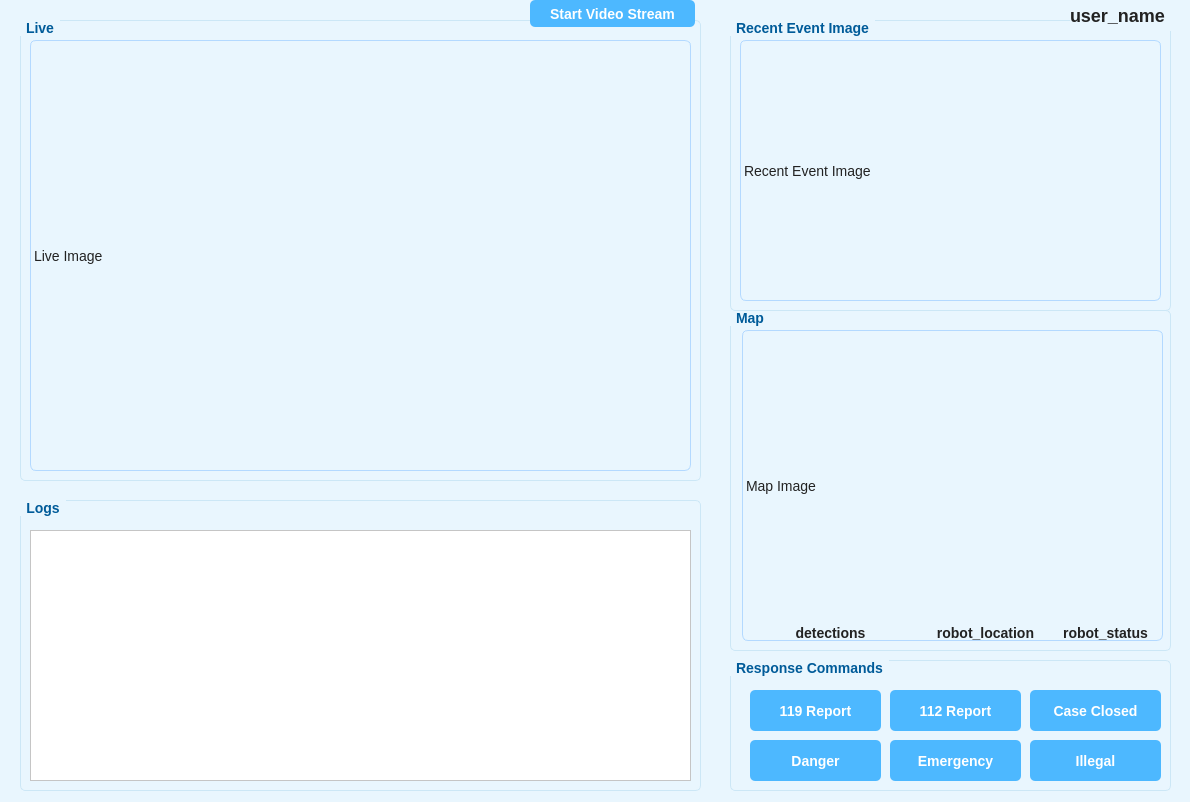
<?xml version="1.0" encoding="UTF-8"?>
<ui version="4.0">
 <class>Form</class>
 <widget class="QWidget" name="Form">
  <property name="windowModality">
   <enum>Qt::NonModal</enum>
  </property>
  <property name="geometry">
   <rect>
    <x>0</x>
    <y>0</y>
    <width>1190</width>
    <height>802</height>
   </rect>
  </property>
  <property name="windowTitle">
   <string>Form</string>
  </property>
  <property name="styleSheet">
   <string notr="true">/* 전체 배경 및 폰트 */
QWidget {
    background-color: #e9f6fe;
    font-family: &quot;Segoe UI&quot;, &quot;맑은 고딕&quot;, sans-serif;
    font-size: 14px;
    color: #222;
}

/* 탭 스타일 */
QTabWidget::pane {
    border: none;
    background-color: #e9f6fe;
}

QTabBar::tab {
    background: #d4f4e6;  /* 비활성 탭: 연한 녹색 */
    border: 1px solid #aad4f5;
    border-bottom: none;
    padding: 6px 20px;
    min-width: 130px;
    font-weight: bold;
    color: #006666;
    text-align: center;
    border-top-left-radius: 5px;
    border-top-right-radius: 5px;
}
QTabBar::tab:selected {
    background: #2196f3;  /* 활성 탭: 진한 파랑 */
    color: white;
}

/* 그룹박스 스타일 */
QGroupBox {
    border: 1px solid #cce7f6;
    border-radius: 5px;
    font-weight: bold;
    color: #005b99;
}
QGroupBox::title {
    subcontrol-origin: margin;
    subcontrol-position: top left;
    padding: 0 4px;
}

/* 라벨 */
QLabel {
    font-size: 14px;
    color: #222;
}
#robot_location, #robot_status, #detections {
    font-weight: bold;
    background-color: transparent;
}
#label_user_name {
    font-weight: bold;
    border: none;
    font-size: 18px;
}
#live_feed_label, #map_display_label, #detection_image {
    border: 1px solid #b3d9ff;
    border-radius: 6px;
}

/* 로그 출력 박스 */
#textEdit_log_box {
    background-color: white;
}

/* 버튼 */
QPushButton {
    background-color: #4db8ff;
    color: white;
    border: none;
    border-radius: 5px;
    padding: 6px 12px;
    font-weight: bold;
}
QPushButton:hover {
    background-color: #33aaff;
}
QPushButton:pressed {
    background-color: #2196f3;
}
QPushButton:disabled {
    background-color: #d0eafc;  /* 연한 하늘색 (비활성화 배경) */
    color: #9bbcd1;             /* 흐릿한 회청색 텍스트 */
}

/* 콤보박스 */
QComboBox {
    background-color: white;
    border: 1px solid #aad4f5;
    border-radius: 4px;
    padding: 4px;
    min-width: 90px;
}

/* 날짜/시간 선택기 */
QDateTimeEdit {
    background-color: white;
    border: 1px solid #aad4f5;
    border-radius: 4px;
    padding: 4px;
}

/* 테이블 */
QTableWidget {
    background-color: white;
    border: 1px solid #aad4f5;
    gridline-color: #aad4f5;
}
QHeaderView::section {
    background-color: #d0eafc;
    font-weight: bold;
    padding: 6px;
    border: 1px solid #aad4f5;
}

/* 슬라이더 */
QSlider::groove:horizontal {
    height: 6px;
    background: #cce7f6;
    border-radius: 3px;
}
QSlider::handle:horizontal {
    background: #4db8ff;
    width: 12px;
    border-radius: 6px;
}
</string>
  </property>
  <widget class="QWidget" name="widget" native="true">
   <property name="enabled">
    <bool>true</bool>
   </property>
   <property name="geometry">
    <rect>
     <x>10</x>
     <y>10</y>
     <width>701</width>
     <height>791</height>
    </rect>
   </property>
   <property name="acceptDrops">
    <bool>false</bool>
   </property>
   <property name="autoFillBackground">
    <bool>false</bool>
   </property>
   <widget class="QGroupBox" name="live">
    <property name="geometry">
     <rect>
      <x>10</x>
      <y>10</y>
      <width>681</width>
      <height>461</height>
     </rect>
    </property>
    <property name="styleSheet">
     <string notr="true"/>
    </property>
    <property name="title">
     <string>Live</string>
    </property>
    <widget class="QLabel" name="live_feed_label">
     <property name="geometry">
      <rect>
       <x>10</x>
       <y>20</y>
       <width>661</width>
       <height>431</height>
      </rect>
     </property>
     <property name="styleSheet">
      <string notr="true"/>
     </property>
     <property name="text">
      <string>Live Image</string>
     </property>
    </widget>
   </widget>
   <widget class="QGroupBox" name="Logs">
    <property name="geometry">
     <rect>
      <x>10</x>
      <y>490</y>
      <width>681</width>
      <height>291</height>
     </rect>
    </property>
    <property name="styleSheet">
     <string notr="true"/>
    </property>
    <property name="title">
     <string>Logs</string>
    </property>
    <widget class="QTextEdit" name="textEdit_log_box">
     <property name="geometry">
      <rect>
       <x>10</x>
       <y>30</y>
       <width>661</width>
       <height>251</height>
      </rect>
     </property>
     <property name="styleSheet">
      <string notr="true"/>
     </property>
     <property name="readOnly">
      <bool>true</bool>
     </property>
    </widget>
   </widget>
  </widget>
  <widget class="QWidget" name="widget_2" native="true">
   <property name="geometry">
    <rect>
     <x>720</x>
     <y>10</y>
     <width>471</width>
     <height>791</height>
    </rect>
   </property>
   <widget class="QGroupBox" name="map">
    <property name="geometry">
     <rect>
      <x>10</x>
      <y>300</y>
      <width>441</width>
      <height>341</height>
     </rect>
    </property>
    <property name="styleSheet">
     <string notr="true"/>
    </property>
    <property name="title">
     <string>Map</string>
    </property>
    <widget class="QLabel" name="map_display_label">
     <property name="geometry">
      <rect>
       <x>12</x>
       <y>20</y>
       <width>421</width>
       <height>311</height>
      </rect>
     </property>
     <property name="styleSheet">
      <string notr="true"/>
     </property>
     <property name="text">
      <string>Map Image</string>
     </property>
     <property name="wordWrap">
      <bool>true</bool>
     </property>
    </widget>
    <widget class="QLabel" name="detections">
     <property name="geometry">
      <rect>
       <x>10</x>
       <y>200</y>
       <width>181</width>
       <height>131</height>
      </rect>
     </property>
     <property name="font">
      <font>
       <family>Segoe UI</family>
       <pointsize>-1</pointsize>
       <weight>75</weight>
       <bold>true</bold>
      </font>
     </property>
     <property name="styleSheet">
      <string notr="true"/>
     </property>
     <property name="text">
      <string>detections</string>
     </property>
     <property name="alignment">
      <set>Qt::AlignBottom|Qt::AlignHCenter</set>
     </property>
     <property name="wordWrap">
      <bool>true</bool>
     </property>
    </widget>
    <widget class="QLabel" name="robot_location">
     <property name="geometry">
      <rect>
       <x>190</x>
       <y>280</y>
       <width>131</width>
       <height>51</height>
      </rect>
     </property>
     <property name="font">
      <font>
       <family>Segoe UI</family>
       <pointsize>-1</pointsize>
       <weight>75</weight>
       <bold>true</bold>
      </font>
     </property>
     <property name="styleSheet">
      <string notr="true"/>
     </property>
     <property name="text">
      <string>robot_location</string>
     </property>
     <property name="alignment">
      <set>Qt::AlignBottom|Qt::AlignHCenter</set>
     </property>
     <property name="wordWrap">
      <bool>true</bool>
     </property>
    </widget>
    <widget class="QLabel" name="robot_status">
     <property name="geometry">
      <rect>
       <x>320</x>
       <y>280</y>
       <width>111</width>
       <height>51</height>
      </rect>
     </property>
     <property name="font">
      <font>
       <family>Segoe UI</family>
       <pointsize>-1</pointsize>
       <weight>75</weight>
       <bold>true</bold>
      </font>
     </property>
     <property name="styleSheet">
      <string notr="true"/>
     </property>
     <property name="text">
      <string>robot_status</string>
     </property>
     <property name="alignment">
      <set>Qt::AlignBottom|Qt::AlignHCenter</set>
     </property>
     <property name="wordWrap">
      <bool>true</bool>
     </property>
    </widget>
   </widget>
   <widget class="QGroupBox" name="recent_event_image">
    <property name="geometry">
     <rect>
      <x>10</x>
      <y>10</y>
      <width>441</width>
      <height>291</height>
     </rect>
    </property>
    <property name="styleSheet">
     <string notr="true"/>
    </property>
    <property name="title">
     <string>Recent Event Image</string>
    </property>
    <widget class="QLabel" name="detection_image">
     <property name="geometry">
      <rect>
       <x>10</x>
       <y>20</y>
       <width>421</width>
       <height>261</height>
      </rect>
     </property>
     <property name="styleSheet">
      <string notr="true"/>
     </property>
     <property name="text">
      <string>Recent Event Image</string>
     </property>
    </widget>
   </widget>
   <widget class="QGroupBox" name="response_commands">
    <property name="geometry">
     <rect>
      <x>10</x>
      <y>650</y>
      <width>441</width>
      <height>131</height>
     </rect>
    </property>
    <property name="styleSheet">
     <string notr="true"/>
    </property>
    <property name="title">
     <string>Response Commands</string>
    </property>
    <widget class="QPushButton" name="btn_danger">
     <property name="geometry">
      <rect>
       <x>20</x>
       <y>80</y>
       <width>131</width>
       <height>41</height>
      </rect>
     </property>
     <property name="text">
      <string>Danger</string>
     </property>
    </widget>
    <widget class="QPushButton" name="btn_fire_report">
     <property name="geometry">
      <rect>
       <x>20</x>
       <y>30</y>
       <width>131</width>
       <height>41</height>
      </rect>
     </property>
     <property name="text">
      <string>119 Report</string>
     </property>
    </widget>
    <widget class="QPushButton" name="btn_police_report">
     <property name="geometry">
      <rect>
       <x>160</x>
       <y>30</y>
       <width>131</width>
       <height>41</height>
      </rect>
     </property>
     <property name="text">
      <string>112 Report</string>
     </property>
    </widget>
    <widget class="QPushButton" name="btn_emergency">
     <property name="geometry">
      <rect>
       <x>160</x>
       <y>80</y>
       <width>131</width>
       <height>41</height>
      </rect>
     </property>
     <property name="text">
      <string>Emergency</string>
     </property>
    </widget>
    <widget class="QPushButton" name="btn_case_closed">
     <property name="geometry">
      <rect>
       <x>300</x>
       <y>30</y>
       <width>131</width>
       <height>41</height>
      </rect>
     </property>
     <property name="text">
      <string>Case Closed</string>
     </property>
    </widget>
    <widget class="QPushButton" name="btn_illegal">
     <property name="geometry">
      <rect>
       <x>300</x>
       <y>80</y>
       <width>131</width>
       <height>41</height>
      </rect>
     </property>
     <property name="text">
      <string>Illegal</string>
     </property>
    </widget>
   </widget>
   <widget class="QLabel" name="label_user_name">
    <property name="geometry">
     <rect>
      <x>350</x>
      <y>-10</y>
      <width>101</width>
      <height>31</height>
     </rect>
    </property>
    <property name="styleSheet">
     <string notr="true"/>
    </property>
    <property name="text">
     <string>user_name</string>
    </property>
   </widget>
  </widget>
  <widget class="QPushButton" name="btn_start_video_stream">
   <property name="geometry">
    <rect>
     <x>530</x>
     <y>0</y>
     <width>165</width>
     <height>27</height>
    </rect>
   </property>
   <property name="text">
    <string>Start Video Stream</string>
   </property>
  </widget>
 </widget>
 <resources/>
 <connections/>
</ui>
